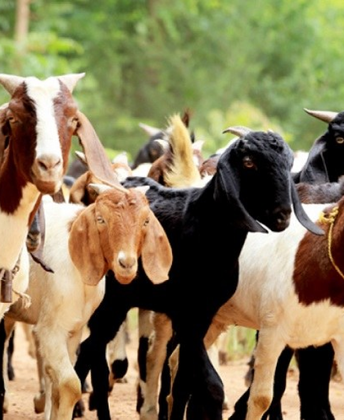
%> input picture Pratica10Octave.pdi/bode1.png, 344 x 420 px, shrunk from 741 x 906 before the run
$ octave pratica10Octave.m   (GNU Octave 9; MATLAB toolbox functions it lacks are replaced by stand-ins)
%> lines starting %> are read from the running program, lines starting %| are printed output that depends on the picture; in (x1, y1, x2, y2) boxes, pixels count from 0 and x2, y2 are one past the last pixel; in counts of white or black regions, pixels touching at a corner belong together; the program's own positions count from 1
clear all;
close all;
clc;
pkg load image;
im = imread('C:\Users\Inaci\Documents\imagens\Pratica10Octave.pdi\bode1.png');
%> im is the input picture: size 420x344x3 uint8; mean R, G, B 134.4, 123.4, 88.4
ruido = imread('C:\Users\Inaci\Documents\imagens\Pratica10Octave.pdi\ruido.png');
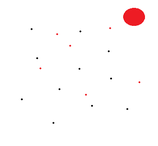
%> input picture Pratica10Octave.pdi/ruido.png, 158 x 146 px, shrunk from 340 x 316 before the run
%> ruido is the input picture: size 146x158x3 uint8; mean R, G, B 254.4, 251.4, 251.5
filtro_media =ones(3,3);
soma_filtro_media = sum(sum(filtro_media));

filtro_SobelVertical = [-1,0,-1;-2,0,2;-1,0,1];

soma_filtro_Sobel_Vertical = sum(sum(filtro_SobelVertical));

filtro_SobelHorizontal = [-1,-2,-1;0,0,0;1,2,1];

soma_filtro_Horizontal = sum(sum(filtro_SobelHorizontal));

filtro_Laplace = [0,1,0;1,-4,1;0,1,0];

soma_filtro_Laplace = sum(sum(filtro_Laplace));

filtro_Prewitt_Vertical =[-1,0,1;-1,0,1;-1,0,1];

soma_filtro_Prewitt_Vertical = sum(sum(filtro_Prewitt_Vertical));

filtro_Prewiit_Horizontal = [-1,-1,-1;0,0,0;1,1,1];

soma_filtro_Prewitt_Horizontal = sum(sum(filtro_Prewiit_Horizontal));

filtro_Sharpening = [0,-1,0;-1,5,-1;0,-1,0];

filtro_Normalizacao = [-1,-1,-1;-1,8,1;-1,-1,-1];

soma_filtro_Sharpening = sum(sum(filtro_Sharpening));

im_large = zeros(size(im,1)+2,size(im,2)+2);

cabra = rgb2gray(im);
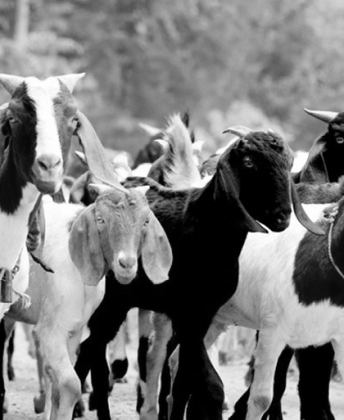
%> cabra: size 420x344 uint8; min 0, max 255, mean 122.7

for i=1:size(im_large,1)-2
  for j=1:size(im_large,2)-2
    im_large(i,j)=cabra(i,j);
  endfor
endfor
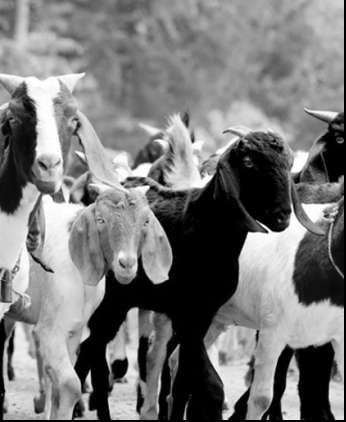
%> im_large: size 422x346 double; min 0, max 255, mean 121.5
viz = zeros(4,4);
for i=size(im_large,1):-1:4
  for j=size(im_large,2):-1:4
    if im_large(i,j)==0
      im_large(i,j) = im_large(i-2,j-2);
      endif
  endfor
endfor
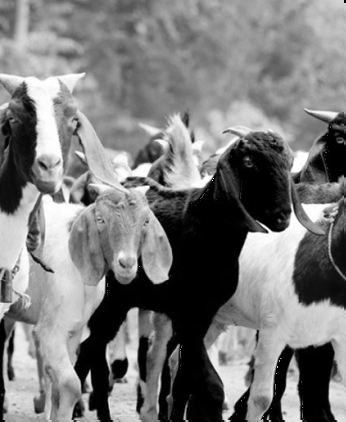
%> im_large: size 422x346 double; 2.74% of pixels changed, all inside (x1, y1, x2, y2) = (3, 3, 346, 422)
testes=uint8(im_large)
figure(2),imshow(testes);
resultado = double(zeros(3,3));
im_SaidaMedia = zeros(size(im_large,1),size(im_large,2),3);
%%for canal=1:3
%%cont = 0;
for canal=1:3
  for i=1:size(im_large,1),
    for j=1:size(im_large,2)
    if i< size(im_large,1)-3 && j<size(im_large,2)-3
%> (the run ends here)
